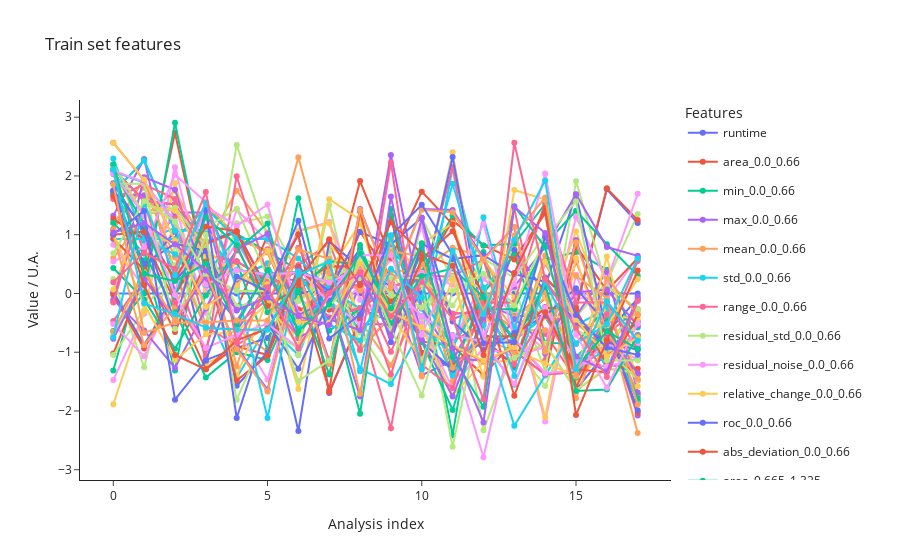

Notebook code cell kept with this figure:
### Code cell
from src.StreamPort.machine_learning.methods import MachineLearningScaleFeaturesScalerSklearn

scaler = MachineLearningScaleFeaturesScalerSklearn(scaler_type = "StandardScaler")
ml_ana = scaler.run(ml_ana)

fig_train_features = ml_ana.plot_data()
fig_train_features.update_layout(title="Train set features")
fig_train_features.show()
